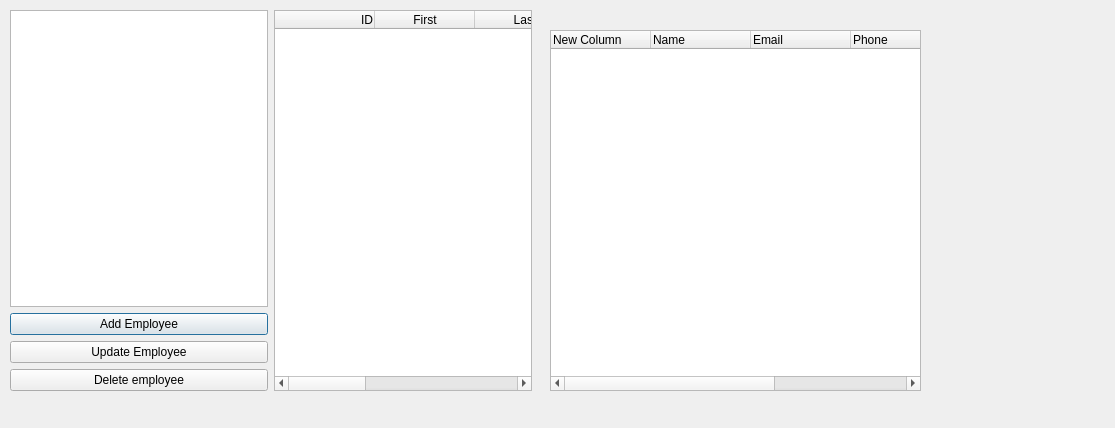
<?xml version="1.0" encoding="UTF-8"?>
<ui version="4.0">
 <class>dlgSql</class>
 <widget class="QDialog" name="dlgSql">
  <property name="geometry">
   <rect>
    <x>0</x>
    <y>0</y>
    <width>1115</width>
    <height>428</height>
   </rect>
  </property>
  <property name="windowTitle">
   <string>Employee Database</string>
  </property>
  <widget class="QWidget" name="layoutWidget">
   <property name="geometry">
    <rect>
     <x>10</x>
     <y>10</y>
     <width>522</width>
     <height>381</height>
    </rect>
   </property>
   <layout class="QHBoxLayout" name="lytMain">
    <item>
     <layout class="QVBoxLayout" name="lytLeft">
      <item>
       <widget class="QListWidget" name="lstTables"/>
      </item>
      <item>
       <widget class="QPushButton" name="btnAdd">
        <property name="text">
         <string>Add Employee</string>
        </property>
       </widget>
      </item>
      <item>
       <widget class="QPushButton" name="btnUpdate">
        <property name="text">
         <string>Update Employee</string>
        </property>
       </widget>
      </item>
      <item>
       <widget class="QPushButton" name="btnDelete">
        <property name="text">
         <string>Delete employee</string>
        </property>
       </widget>
      </item>
     </layout>
    </item>
    <item>
     <widget class="QTableWidget" name="tblEmployees">
      <column>
       <property name="text">
        <string>ID</string>
       </property>
       <property name="textAlignment">
        <set>AlignTrailing|AlignVCenter</set>
       </property>
      </column>
      <column>
       <property name="text">
        <string>First</string>
       </property>
      </column>
      <column>
       <property name="text">
        <string>Last</string>
       </property>
      </column>
      <column>
       <property name="text">
        <string>Phone</string>
       </property>
      </column>
      <column>
       <property name="text">
        <string>Position</string>
       </property>
      </column>
      <column>
       <property name="text">
        <string>Supervisor</string>
       </property>
      </column>
     </widget>
    </item>
   </layout>
  </widget>
  <widget class="QTreeWidget" name="trwEmployees">
   <property name="geometry">
    <rect>
     <x>550</x>
     <y>30</y>
     <width>371</width>
     <height>361</height>
    </rect>
   </property>
   <column>
    <property name="text">
     <string>New Column</string>
    </property>
   </column>
   <column>
    <property name="text">
     <string>Name</string>
    </property>
   </column>
   <column>
    <property name="text">
     <string>Email</string>
    </property>
   </column>
   <column>
    <property name="text">
     <string>Phone</string>
    </property>
   </column>
   <column>
    <property name="text">
     <string>Position</string>
    </property>
   </column>
   <column>
    <property name="text">
     <string>Supervisor</string>
    </property>
   </column>
  </widget>
 </widget>
 <resources/>
 <connections/>
</ui>
